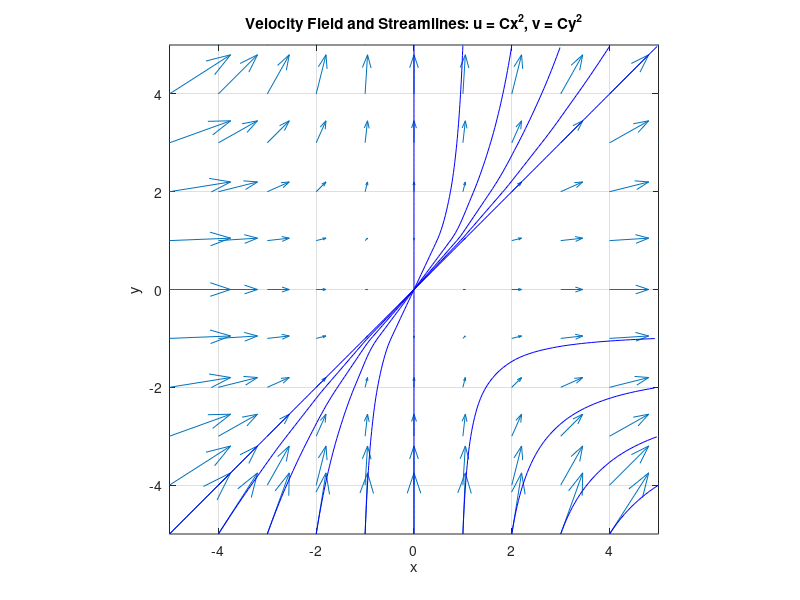

Source code (MATLAB):
C = 0.05;

[x,y] = meshgrid(-5:1:5, -5:1:5);
% x = -5, -4 ... 5
% y = -5, -4... 5

% 2D vector field for matlab v = <u,v> = <dx/dt, dy/xt>

u = C*x.^2;
v = C*y.^2;


figure;
quiver(x,y,u,v,0);   % 0 means do not autoscale vectors
hold on;

% Streamlines satisfy dy/dx = v/u = y.^2/x.^2
% Analytical form: 1/y - 1/x = constant

% version1 : bug
%startx = -5:1:5;
%starty = 5*ones(size(startx));

% [1 1 1 1 1 1 1 1 1 1 1]*5 = starty =[5 5 5 5 5 5 5 5 5 5 5]
% start point [(-5,5), (-4, 5)....(1,5))
% top of velocity in y domain: y = 5 ! 
% v(y=5): [v=C(5)^2=0.05(25)=1.25>0.]
% no more space to move up!

% to fix: move start y to the bottom


startx = -5:1:5;
starty = -5*ones(size(startx));


streamline(x,y,u,v,startx,starty);
%streamline(x,y,u,v,startx,starty);
% v / u = (dy/dt) / (dx/dt) = dy / dx 
% syntax: location where the velocity is known ; x-compo= u ; y compo=v;
% starting point from which matlab trace streamline


xlabel('x');
ylabel('y');
axis equal;
xlim([-5 5]);
ylim([-5 5]);
grid on;
title('Velocity Field and Streamlines: u = Cx^2, v = Cy^2');
